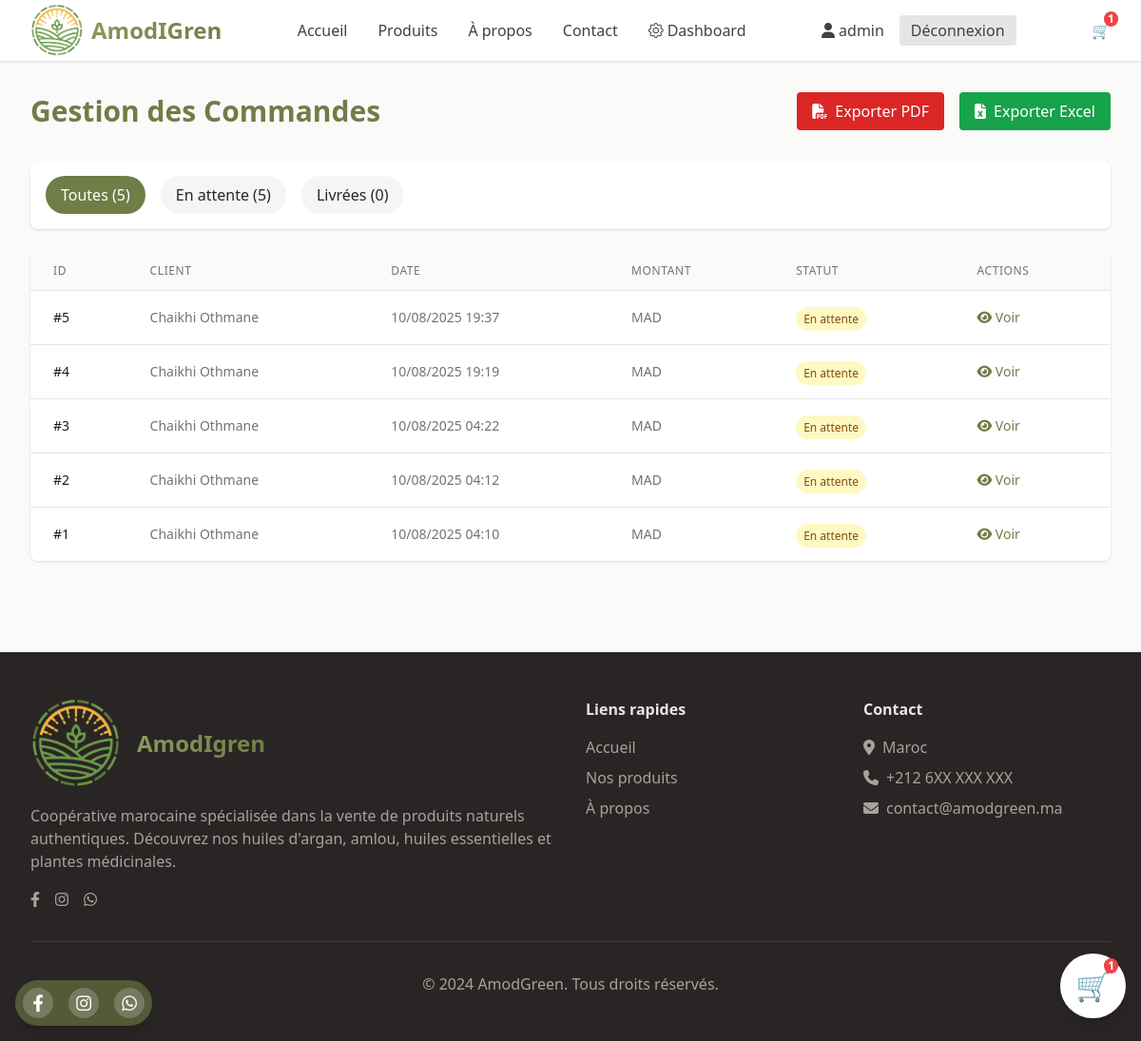
The page /ar/admin-dashboard/orders/ (signed in) on the database as committed earlier.
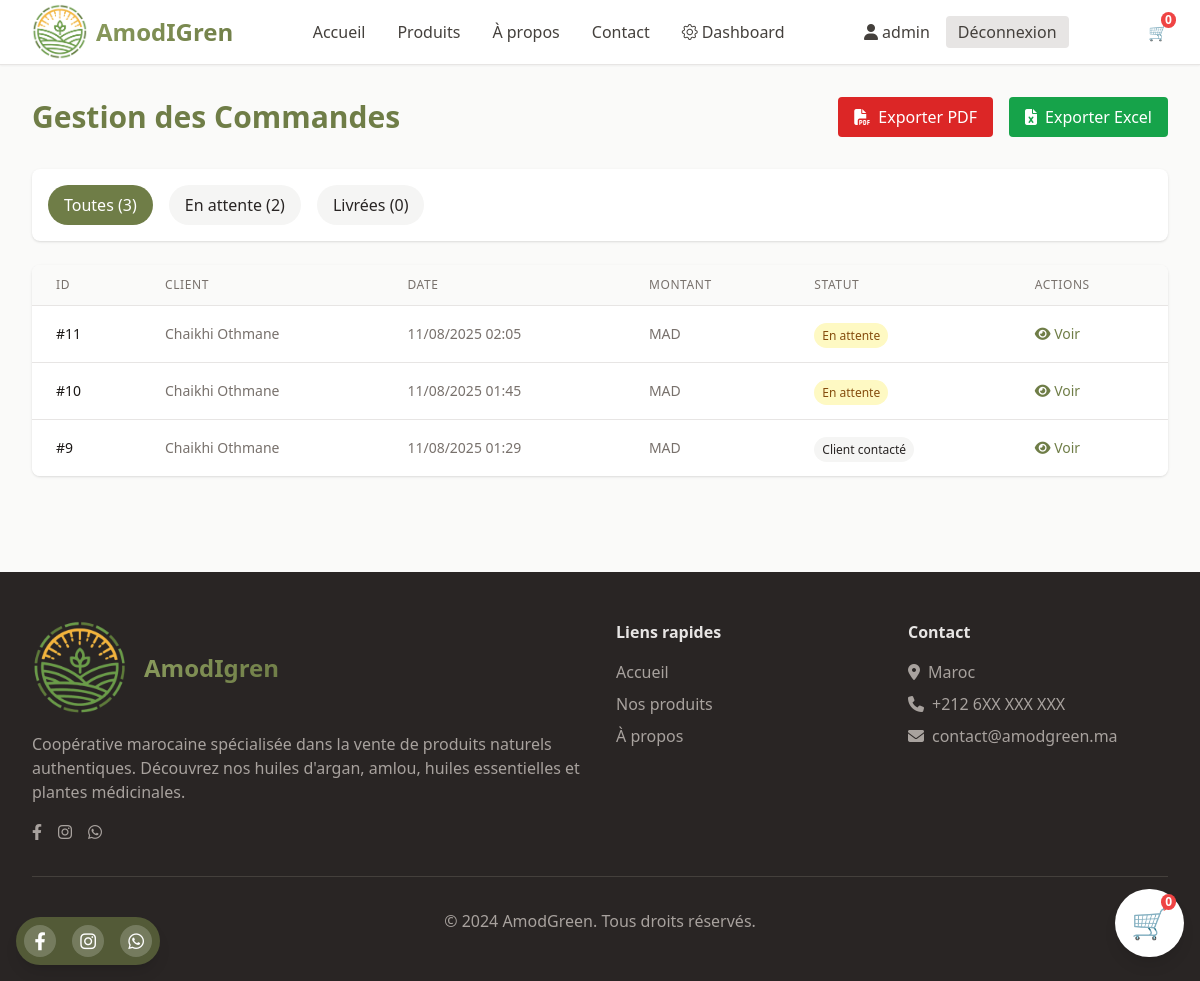
The same page on the database as committed later.
### store/models/Commands.py (models this page shows, shortened)
class Order(models.Model):
    STATUS_CHOICES = [
        ('pending', 'En attente'),
        ('contacted', 'Client contacté'),
        ('confirmed', 'Confirmée'),
        ('delivered', 'Livrée'),
        ('cancelled', 'Annulée'),
    ]
    is_deleted = models.BooleanField(default=False)
    full_name = models.CharField(max_length=200, verbose_name="Nom complet")
    phone = models.CharField(max_length=20, verbose_name="Numéro de téléphone")
    city = models.CharField(max_length=100, verbose_name="Ville")
    address = models.TextField(verbose_name="Adresse complète")
    notes = models.TextField(blank=True, verbose_name="Remarques")
    status = models.CharField(
        max_length=20,
        choices=STATUS_CHOICES,
        default='pending',
        verbose_name="Statut"
    )
    created_at = models.DateTimeField(auto_now_add=True, verbose_name="Date de commande")
    estimated_delivery_date = models.DateField(
        null=True,
        blank=True,
        verbose_name="Date de livraison estimée"
    )
    class Meta:
        verbose_name = "Commande"
        verbose_name_plural = "Commandes"
        ordering = ['-created_at']

### store/views/views_admin.py (the view)
# urls.py: path('admin-dashboard/orders/', views_admin.order_list, name='order_list'),
@login_required
@user_passes_test(lambda u: u.is_staff)
def order_list(request):
    status = request.GET.get('status', None)
    orders = Order.objects.all()
    if status:
        orders = orders.filter(status=status)
    paginator = Paginator(orders.order_by('-created_at'), 10)
    page_number = request.GET.get('page')
    try:
        orders = paginator.page(page_number)
    except PageNotAnInteger:
        orders = paginator.page(1)
    except EmptyPage:
        orders = paginator.page(paginator.num_pages)
    context = {
        'orders': orders,
        'total_orders': Order.objects.count(),
        'pending_orders': Order.objects.filter(status='pending').count(),
        'delivered_orders': Order.objects.filter(status='delivered').count(),
    }
    return render(request, 'admin/order_list.html', context)

### store/context_processors.py (called while the page is built)
def cart_count(request):
    cart = get_or_create_cart(request)
    return {'cart_count': cart.items.count()}

### store/utils.py (called while the page is built)
def get_or_create_cart(request):
    if request.user.is_authenticated:
        cart, created = Cart.objects.get_or_create(user=request.user)
    else:
        if not request.session.session_key:
            request.session.create()
        session_key = request.session.session_key
        cart, created = Cart.objects.get_or_create(session_key=session_key, user=None)
    return cart

### templates/admin/order_list.html (shortened to what the changed rows need)
{% extends 'base.html' %}
{% load static %}
{% block content %}
<div class="max-w-7xl mx-auto px-4 sm:px-6 lg:px-8 py-8">
    <div class="flex justify-between items-center mb-8">
        <h1 class="text-3xl font-bold text-olive-600">Gestion des Commandes</h1>
    </div>
    <div class="mb-6 bg-white p-4 rounded-lg shadow">
        <div class="flex flex-wrap gap-4">
            <a href="{% url 'order_list' %}" class="px-4 py-2 rounded-full {% if not request.GET.status %}bg-olive-600 text-white{% else %}bg-stone-100 hover:bg-stone-200{% endif %}">
                Toutes ({{ total_orders }})
            </a>
            <a href="?status=pending" class="px-4 py-2 rounded-full {% if request.GET.status == 'pending' %}bg-yellow-500 text-white{% else %}bg-stone-100 hover:bg-stone-200{% endif %}">
                En attente ({{ pending_orders }})
            </a>
            <a href="?status=delivered" class="px-4 py-2 rounded-full {% if request.GET.status == 'delivered' %}bg-green-600 text-white{% else %}bg-stone-100 hover:bg-stone-200{% endif %}">
                Livrées ({{ delivered_orders }})
            </a>
        </div>
    </div>
    <div class="bg-white shadow rounded-lg overflow-hidden">
        <div class="overflow-x-auto">
            <table class="min-w-full divide-y divide-stone-200">
                <thead class="bg-stone-50">
                    <tr>
                        <th class="px-6 py-3 text-left text-xs font-medium text-stone-500 uppercase tracking-wider">ID</th>
                        <th class="px-6 py-3 text-left text-xs font-medium text-stone-500 uppercase tracking-wider">Client</th>
                        <th class="px-6 py-3 text-left text-xs font-medium text-stone-500 uppercase tracking-wider">Date</th>
                        <th class="px-6 py-3 text-left text-xs font-medium text-stone-500 uppercase tracking-wider">Montant</th>
                        <th class="px-6 py-3 text-left text-xs font-medium text-stone-500 uppercase tracking-wider">Statut</th>
                        <th class="px-6 py-3 text-left text-xs font-medium text-stone-500 uppercase tracking-wider">Actions</th>
                    </tr>
                </thead>
                <tbody class="bg-white divide-y divide-stone-200">
                    {% for order in orders %}
                    <tr class="hover:bg-stone-50">
                        <td class="px-6 py-4 whitespace-nowrap text-sm font-medium text-stone-900">#{{ order.id }}</td>
                        <td class="px-6 py-4 whitespace-nowrap text-sm text-stone-500">{{ order.full_name }}</td>
                        <td class="px-6 py-4 whitespace-nowrap text-sm text-stone-500">{{ order.created_at|date:"d/m/Y H:i" }}</td>
                        <td class="px-6 py-4 whitespace-nowrap text-sm text-stone-500">{{ order.get_total_cost }} MAD</td>
                        <td class="px-6 py-4 whitespace-nowrap">
                            <span class="px-2 py-1 text-xs rounded-full
                                {% if order.status == 'pending' %}bg-yellow-100 text-yellow-800
                                {% elif order.status == 'delivered' %}bg-green-100 text-green-800
                                {% else %}bg-stone-100 text-stone-800{% endif %}">
                                {{ order.get_status_display }}
                            </span>
                        </td>
                        <td class="px-6 py-4 whitespace-nowrap text-sm font-medium">
                            <a href="{% url 'order_detail' order.id %}" class="text-olive-600 hover:text-olive-800 mr-3">
                                <i class="fas fa-eye"></i> Voir
                            </a>
                        </td>
                    </tr>
                    {% empty %}
                    <tr>
                        <td colspan="6" class="px-6 py-4 text-center text-stone-500">Aucune commande trouvée</td>
                    </tr>
                    {% endfor %}
                </tbody>
            </table>
        </div>
    </div>
</div>
{% endblock %}

### templates/base.html (shortened to what the changed rows need)
{% load static %}
{% load widget_tweaks %}
<!DOCTYPE html>
<html lang="fr" class="h-full">
<head>
    <link rel="stylesheet" href="https://cdnjs.cloudflare.com/ajax/libs/font-awesome/6.4.0/css/all.min.css">
    <link href="{% static 'css/main.css' %}" rel="stylesheet" />
    <link rel="stylesheet" href="https://cdn.jsdelivr.net/npm/bootstrap-icons@1.10.5/font/bootstrap-icons.css" />
</head>
<body class="min-h-full bg-stone-50 text-stone-800">
    <nav class="bg-white shadow-sm border-b border-stone-200 sticky top-0 z-50">
        <div class="max-w-7xl mx-auto px-4 sm:px-6 lg:px-8">
            <div class="flex justify-between items-center h-16">
                <div class="hidden sm:flex items-center space-x-6">
                    <a href="{% url 'view_cart' %}" class="relative text-gray-700 hover:text-green-700">
                        🛒
                        <span
                            class="absolute -top-2 -right-2 bg-red-500 text-white text-xs font-bold rounded-full px-1">
                            {{ cart_count|default:0 }}
                        </span>
                    </a>
                </div>
                <div class="fixed bottom-6 right-4 z-50 bg-white p-3 sm:p-4 rounded-full shadow-lg">
                    <a href="{% url 'view_cart' %}"
                        class="relative text-gray-700 hover:text-green-700 text-2xl sm:text-3xl">
                        🛒
                        <span id="cart-count"
                            class="absolute -top-2 -right-2 bg-red-500 text-white text-xs font-bold rounded-full px-1">
                            {{ cart_count|default:0 }}
                        </span>
                    </a>
                </div>
            </div>
        </div>
    </nav>
    <main>
        {% block content %}
        {% endblock %}
    </main>
</body>
</html>

Rows that differ between the two databases and show on the page:
removed Order: id "5", full_name "Chaikhi Othmane", created_at "10/08/2025 19:37", status "En attente"
removed Order: id "4", full_name "Chaikhi Othmane", created_at "10/08/2025 19:19", status "En attente"
removed Order: id "3", full_name "Chaikhi Othmane", created_at "10/08/2025 04:22", status "En attente"
removed Order: id "2", full_name "Chaikhi Othmane", created_at "10/08/2025 04:12", status "En attente"
removed Order: id "1", full_name "Chaikhi Othmane", created_at "10/08/2025 04:10", status "En attente"
added Order: id "11", full_name "Chaikhi Othmane", created_at "11/08/2025 02:05", status "En attente"
added Order: id "10", full_name "Chaikhi Othmane", created_at "11/08/2025 01:45", status "En attente"
added Order: id "9", full_name "Chaikhi Othmane", created_at "11/08/2025 01:29", status "Client contacté"
Other text that changed with them:
{{ cart_count|default:0 }}: "1" → "0"
{{ total_orders }}: "5" → "3"
{{ pending_orders }}: "5" → "2"
